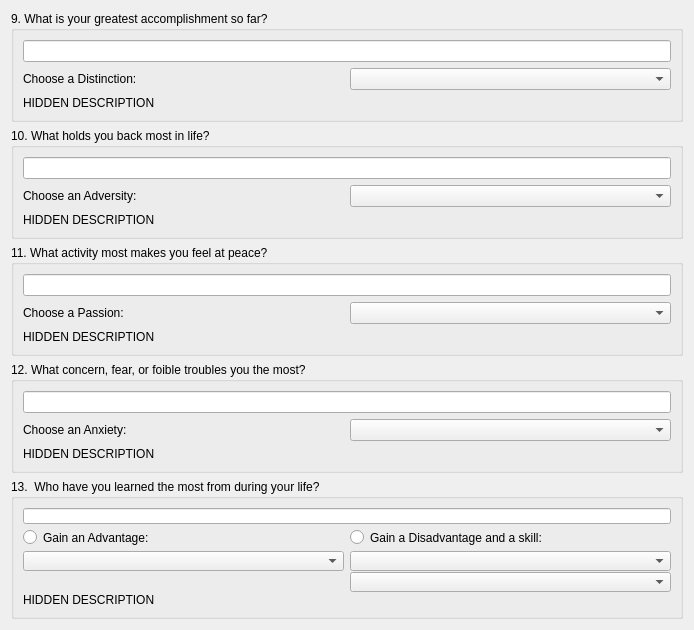
<?xml version="1.0" encoding="UTF-8"?>
<ui version="4.0">
 <class>NewCharWizardPage4</class>
 <widget class="QWizardPage" name="NewCharWizardPage4">
  <property name="geometry">
   <rect>
    <x>0</x>
    <y>0</y>
    <width>694</width>
    <height>581</height>
   </rect>
  </property>
  <property name="windowTitle">
   <string>WizardPage</string>
  </property>
  <layout class="QVBoxLayout" name="verticalLayout">
   <item>
    <widget class="QGroupBox" name="groupBox">
     <property name="title">
      <string>9. What is your greatest accomplishment so far?</string>
     </property>
     <layout class="QGridLayout" name="gridLayout_2">
      <item row="2" column="0" colspan="2">
       <widget class="QLabel" name="nc4_q9_desc_label">
        <property name="text">
         <string>HIDDEN DESCRIPTION</string>
        </property>
       </widget>
      </item>
      <item row="1" column="0">
       <widget class="QLabel" name="label_2">
        <property name="text">
         <string>Choose a Distinction:</string>
        </property>
       </widget>
      </item>
      <item row="1" column="1">
       <widget class="QComboBox" name="nc4_q9_advdisadv_comboBox"/>
      </item>
      <item row="0" column="0" colspan="2">
       <widget class="QLineEdit" name="nc4_q9_lineEdit"/>
      </item>
     </layout>
    </widget>
   </item>
   <item>
    <widget class="QGroupBox" name="groupBox_3">
     <property name="title">
      <string>10. What holds you back most in life?</string>
     </property>
     <layout class="QGridLayout" name="gridLayout_3">
      <item row="2" column="0">
       <widget class="QLabel" name="nc4_q10_desc_label">
        <property name="text">
         <string>HIDDEN DESCRIPTION</string>
        </property>
       </widget>
      </item>
      <item row="1" column="1">
       <widget class="QComboBox" name="nc4_q10_advdisadv_comboBox"/>
      </item>
      <item row="1" column="0">
       <widget class="QLabel" name="label_3">
        <property name="text">
         <string>Choose an Adversity:</string>
        </property>
       </widget>
      </item>
      <item row="0" column="0" colspan="2">
       <widget class="QLineEdit" name="nc4_q10_lineEdit"/>
      </item>
     </layout>
    </widget>
   </item>
   <item>
    <widget class="QGroupBox" name="groupBox_4">
     <property name="title">
      <string>11. What activity most makes you feel at peace?</string>
     </property>
     <layout class="QGridLayout" name="gridLayout_4">
      <item row="1" column="1">
       <widget class="QComboBox" name="nc4_q11_advdisadv_comboBox"/>
      </item>
      <item row="1" column="0">
       <widget class="QLabel" name="label_4">
        <property name="text">
         <string>Choose a Passion:</string>
        </property>
       </widget>
      </item>
      <item row="2" column="0">
       <widget class="QLabel" name="nc4_q11_desc_label">
        <property name="text">
         <string>HIDDEN DESCRIPTION</string>
        </property>
       </widget>
      </item>
      <item row="0" column="0" colspan="2">
       <widget class="QLineEdit" name="nc4_q11_lineEdit"/>
      </item>
     </layout>
    </widget>
   </item>
   <item>
    <widget class="QGroupBox" name="groupBox_5">
     <property name="title">
      <string>12. What concern, fear, or foible troubles you the most?</string>
     </property>
     <layout class="QGridLayout" name="gridLayout_5">
      <item row="1" column="0">
       <widget class="QLabel" name="label_5">
        <property name="text">
         <string>Choose an Anxiety:</string>
        </property>
       </widget>
      </item>
      <item row="1" column="1">
       <widget class="QComboBox" name="nc4_q12_advdisadv_comboBox"/>
      </item>
      <item row="2" column="0">
       <widget class="QLabel" name="nc4_q12_desc_label">
        <property name="text">
         <string>HIDDEN DESCRIPTION</string>
        </property>
       </widget>
      </item>
      <item row="0" column="0" colspan="2">
       <widget class="QLineEdit" name="nc4_q12_lineEdit"/>
      </item>
     </layout>
    </widget>
   </item>
   <item>
    <widget class="QGroupBox" name="groupBox_2">
     <property name="minimumSize">
      <size>
       <width>0</width>
       <height>140</height>
      </size>
     </property>
     <property name="title">
      <string>13.  Who have you learned the most from during your life?</string>
     </property>
     <layout class="QGridLayout" name="gridLayout">
      <item row="1" column="1">
       <widget class="QRadioButton" name="nc4_q13_disadv_radioButton">
        <property name="text">
         <string>Gain a Disadvantage and a skill:</string>
        </property>
       </widget>
      </item>
      <item row="2" column="1">
       <widget class="QComboBox" name="nc4_q13_disaadv_comboBox">
        <property name="minimumSize">
         <size>
          <width>0</width>
          <height>20</height>
         </size>
        </property>
       </widget>
      </item>
      <item row="4" column="0" colspan="2">
       <widget class="QLabel" name="nc4_q13_desc_label">
        <property name="text">
         <string>HIDDEN DESCRIPTION</string>
        </property>
       </widget>
      </item>
      <item row="2" column="0">
       <widget class="QComboBox" name="nc4_q13_adv_comboBox">
        <property name="minimumSize">
         <size>
          <width>0</width>
          <height>20</height>
         </size>
        </property>
       </widget>
      </item>
      <item row="1" column="0">
       <widget class="QRadioButton" name="nc4_q13_adv_radioButton">
        <property name="text">
         <string>Gain an Advantage:</string>
        </property>
       </widget>
      </item>
      <item row="3" column="1">
       <widget class="QComboBox" name="nc4_q13_skill_comboBox">
        <property name="minimumSize">
         <size>
          <width>0</width>
          <height>20</height>
         </size>
        </property>
       </widget>
      </item>
      <item row="0" column="0" colspan="2">
       <widget class="QLineEdit" name="nc4_q13_lineEdit"/>
      </item>
      <item row="5" column="0">
       <spacer name="verticalSpacer">
        <property name="orientation">
         <enum>Qt::Vertical</enum>
        </property>
        <property name="sizeHint" stdset="0">
         <size>
          <width>20</width>
          <height>40</height>
         </size>
        </property>
       </spacer>
      </item>
     </layout>
    </widget>
   </item>
  </layout>
 </widget>
 <resources/>
 <connections/>
</ui>
